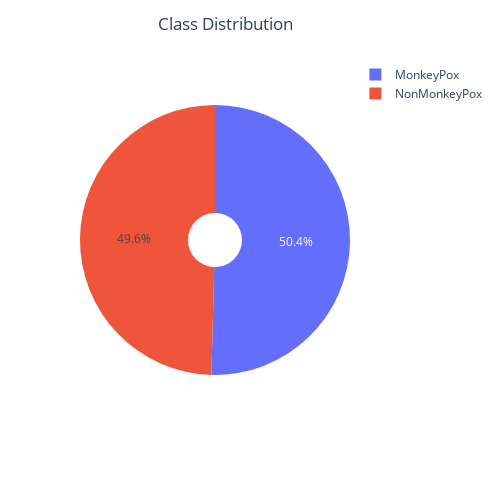

The notebook cell saved with this chart:
### Code cell
# Required Libraries
import numpy as np 
import pandas as pd 
import os
import glob as gb
import matplotlib.pyplot as plt
import seaborn as sns
import cv2
import tensorflow as tf
from tensorflow import keras
from keras import layers
from keras.layers import Dense, Flatten
from keras.models import Sequential
from keras.optimizers import Adam
from tensorflow.keras.preprocessing.image import ImageDataGenerator

# Optional - Install Plotly if not already installed
# !pip install plotly

# Plotly for visualization
import plotly.express as px

# Define image dimensions and batch size
image_height = 224
image_weight = 224
batch_size = 4

# Specify the path to your dataset
tpath = 'aug'  # Update this with your local path

# Load the training data using ImageDataGenerator
training_data = keras.preprocessing.image_dataset_from_directory(
    tpath,
    batch_size=4,
    image_size=(224, 224),
    shuffle=True,
    seed=123,
    validation_split=0.2,
    subset='training'
)

# Load the validation data
validation_data = keras.preprocessing.image_dataset_from_directory(
    tpath,
    batch_size=4,
    image_size=(224, 224),
    shuffle=True,
    seed=123,
    validation_split=0.2,
    subset='validation'
)

# Load the metadata information (Update the path)
info_file = 'labels_aug.csv'  # Update the path
info = pd.read_csv(info_file)
info.head()

# Check the column names to be sure
print(info.columns)

# Correct the pie chart code to use the lowercase 'label'
fig = px.pie(
    names=info['label'].unique(),  # Corrected to 'label'
    values=info['label'].value_counts(),  # Corrected to 'label'
    hole=0.2,
    width=500,
    height=500
)
fig.update_layout({'title': {'text': 'Class Distribution', 'x': 0.45}})
fig.show()

# Visualize class distribution in a bar plot
class_names = []
class_count = []
train_examples = 0

# Count the number of images per class
for f in os.listdir(tpath):
    files = gb.glob(pathname=str(tpath + "//" + f + "/*"))
    class_names.append(f)
    class_count.append(len(files))
    train_examples += len(files)

# Display class distribution as a bar plot
plt.figure(figsize=(30, 5))
sns.barplot(x=class_names, y=class_count)
plt.title("Class Distribution in Training Data")
plt.show()

### Figure 1 — Plotly figure (JSON) as saved in the notebook; plotly's stock layout.template omitted (floating-point values rounded to 4 significant figures)
{"data": [{"domain": {"x": [0, 1], "y": [0, 1]}, "hole": 0.2, "hovertemplate": "label=%{label}<br>value=%{value}<extra></extra>", "labels": ["MonkeyPox", "NonMonkeyPox"], "legendgroup": "", "name": "", "showlegend": true, "type": "pie", "values": [832, 818]}], "layout": {"height": 500, "legend": {"tracegroupgap": 0}, "margin": {"t": 60}, "title": {"text": "Class Distribution", "x": 0.45}, "width": 500}}
